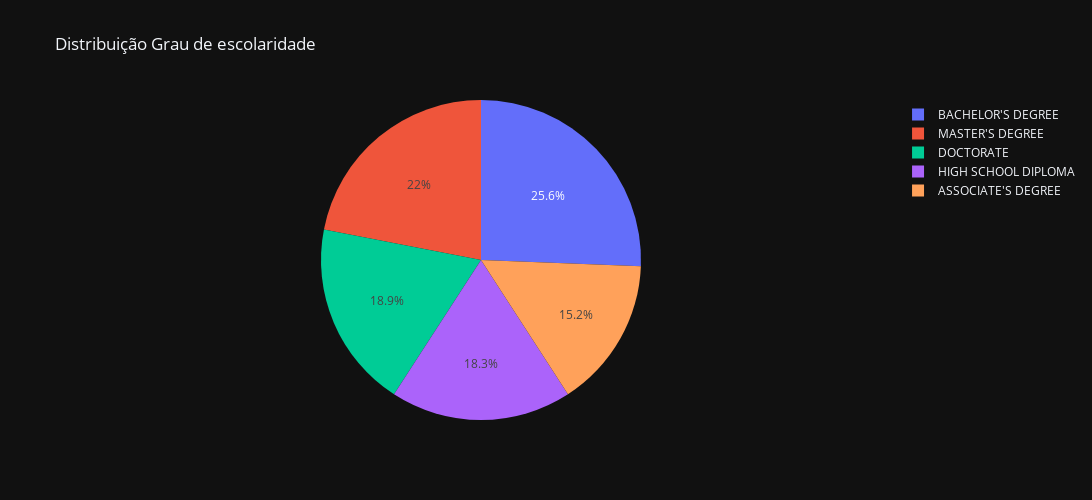

Source (notebook cell):
### Code cell
# GRÁFICO PARA DISTRIBUIÇÃO DE NÍVEL DE ESCOLARIDADE
educacao_counts = df_categorico['EDUCATION'].value_counts().reset_index()
educacao_counts.columns = ['EDUCATION', 'COUNT']
fig = px.pie(educacao_counts, names='EDUCATION', values='COUNT', title='Distribuição Grau de escolaridade')
fig.update_layout(width=1200, height=500)
fig.show()

### Figure 1 — Plotly figure (JSON) as saved in the notebook; plotly's stock layout.template omitted (floating-point values rounded to 4 significant figures)
{"data": [{"domain": {"x": [0, 1], "y": [0, 1]}, "hovertemplate": "EDUCATION=%{label}<br>COUNT=%{value}<extra></extra>", "labels": ["BACHELOR'S DEGREE", "MASTER'S DEGREE", "DOCTORATE", "HIGH SCHOOL DIPLOMA", "ASSOCIATE'S DEGREE"], "legendgroup": "", "name": "", "showlegend": true, "type": "pie", "values": [42, 36, 31, 30, 25]}], "layout": {"height": 500, "legend": {"tracegroupgap": 0}, "title": {"text": "Distribuição Grau de escolaridade"}, "width": 1200}}
